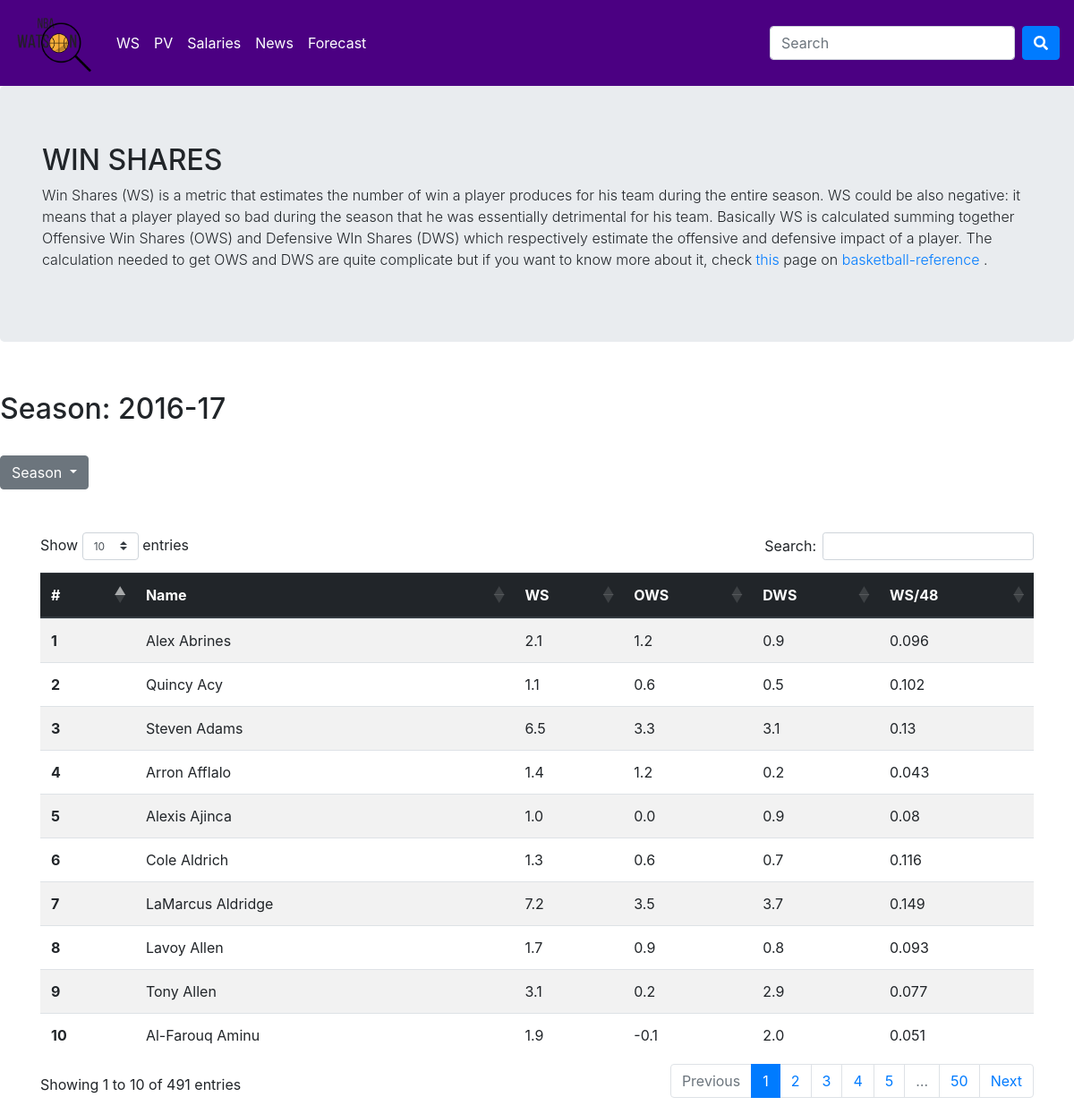
Page /ws_2017 on the committed database.
### tables this page shows
CREATE TABLE ws_17(name VARCHAR, ws REAL, ows REAL, dws REAL, ws_48 REAL, gamePlayed REAL);

### app.py (the view)
@app.route('/ws_2017', methods=['GET'])
def ws_2017():
		conn = sqlite3.connect('NBA_data.db')
		conn.row_factory = sqlite3.Row
		c = conn.cursor()
		getData = c.execute('SELECT * FROM ws_17')
		return render_template('ws.html', rows = getData.fetchall(), season = "2016-17", urlz = urlize)

### templates/ws.html (shortened to what this page needs)
{% extends 'layout.html' %}
{% block body %}
<main role="main">
      <div class="jumbotron">
        <div class="container">
          <h2 class="display-4.5">WIN SHARES</h2>
        </div>
        <div class = "container">
        	<p class="font-weight-light"> Win Shares (WS) is a metric that estimates the number of win a player produces for his team during the entire season. WS could be also negative: it means that a player played so bad during the season that he was essentially detrimental for his team. Basically WS is calculated summing together Offensive Win Shares (OWS) and Defensive WIn Shares (DWS) which respectively estimate the offensive and defensive impact of a player. The calculation needed to get OWS and DWS are quite complicate but if you want to know more about it, check <a href="https://www.basketball-reference.com/about/ws.html">this </a>page on <a href = "https://www.basketball-reference.com">basketball-reference </a>.</p>
        </div>
      </div>
      <br>
      <div><h2> Season: {{season}} </h2></div>
      <br>
	      <div class="dropdown">
	  <button class="btn btn-secondary dropdown-toggle" type="button" id="dropdownMenu" data-toggle="dropdown" aria-haspopup="true" aria-expanded="true">
	    Season
	  </button>
	</div>
  <br>
  <br>
<div class="container">
	<div class = "table">
      <table class="table table-striped" id ='ws_table'>
  <thead class="thead-dark">
    <tr>
      <th scope="col">#</th>
      <th scope="col"> Name </th>
      <th scope="col">WS</th>
      <th scope="col">OWS</th>
      <th scope="col">DWS</th>
      <th scope="col">WS/48</th>
    </tr>
  </thead>
  <tbody>
  	{% for row in rows %}
    <tr>
      <th scope="row">{{rows.index(row) + 1 }}</th>
      <td>{{row['name']}}</a></td>
      <td>{{row['ws']}}</td>
      <td>{{row['ows']}}</td>
      <td>{{row['dws']}}</td>
      <td>{{row['ws_48']}}</td>
    </tr>
    {% endfor %}
  </tbody>
</table>
</div>
</div>
{% endblock %}

### rows in the picture
ws_17: rows "1", name "Alex Abrines", ws "2.1", ows "1.2", dws "0.9", ws_48 "0.096"
ws_17: rows "2", name "Quincy Acy", ws "1.1", ows "0.6", dws "0.5", ws_48 "0.102"
ws_17: rows "3", name "Steven Adams", ws "6.5", ows "3.3", dws "3.1", ws_48 "0.13"
ws_17: rows "4", name "Arron Afflalo", ws "1.4", ows "1.2", dws "0.2", ws_48 "0.043"
ws_17: rows "5", name "Alexis Ajinca", ws "1.0", ows "0.0", dws "0.9", ws_48 "0.08"
ws_17: rows "6", name "Cole Aldrich", ws "1.3", ows "0.6", dws "0.7", ws_48 "0.116"
ws_17: rows "7", name "LaMarcus Aldridge", ws "7.2", ows "3.5", dws "3.7", ws_48 "0.149"
ws_17: rows "8", name "Lavoy Allen", ws "1.7", ows "0.9", dws "0.8", ws_48 "0.093"
ws_17: rows "9", name "Tony Allen", ws "3.1", ows "0.2", dws "2.9", ws_48 "0.077"
ws_17: rows "10", name "Al-Farouq Aminu", ws "1.9", ows "-0.1", dws "2.0", ws_48 "0.051"

### other values in the picture
{{ season }} "2016-17"
